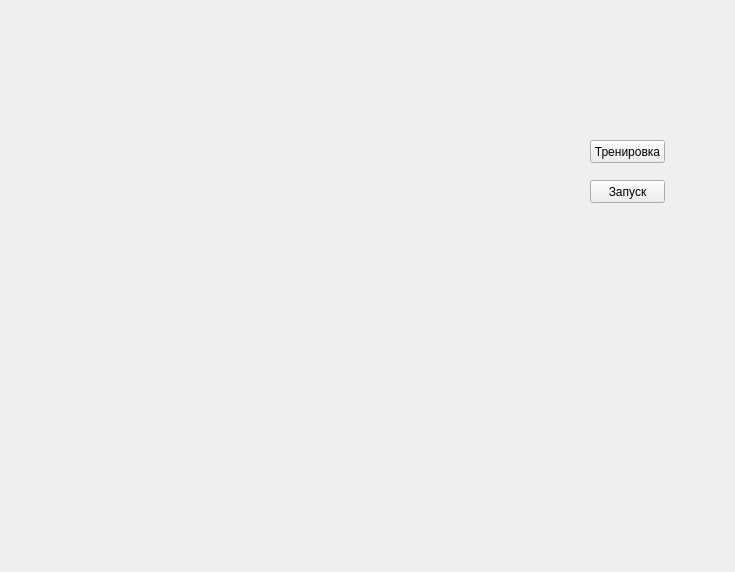
<?xml version="1.0" encoding="UTF-8"?>
<ui version="4.0">
 <class>MainWidget</class>
 <widget class="QWidget" name="MainWidget">
  <property name="geometry">
   <rect>
    <x>0</x>
    <y>0</y>
    <width>735</width>
    <height>572</height>
   </rect>
  </property>
  <property name="windowTitle">
   <string>Многослойный перцептрон</string>
  </property>
  <property name="windowIcon">
   <iconset resource="res.qrc">
    <normaloff>:/main/tip.png</normaloff>:/main/tip.png</iconset>
  </property>
  <widget class="QPushButton" name="pushButton">
   <property name="geometry">
    <rect>
     <x>590</x>
     <y>140</y>
     <width>75</width>
     <height>23</height>
    </rect>
   </property>
   <property name="text">
    <string>Тренировка</string>
   </property>
  </widget>
  <widget class="QPushButton" name="pushButton_2">
   <property name="geometry">
    <rect>
     <x>590</x>
     <y>180</y>
     <width>75</width>
     <height>23</height>
    </rect>
   </property>
   <property name="text">
    <string>Запуск</string>
   </property>
  </widget>
 </widget>
 <resources>
  <include location="res.qrc"/>
 </resources>
 <connections/>
</ui>
